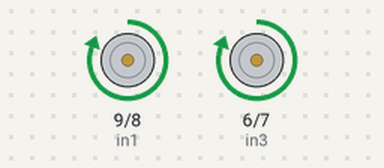
Bench run of a sketch on a simulated Arduino Uno, built with avr-gcc and run on an emulated ATmega328P. On the bench: motor-driver pin pairs drawn as motors (green arrow = first pin HIGH = forward, orange = second pin HIGH = backward, longer = more drive, scaled by the enable pin).

Above: at 1.0 s.
At 3.0 s:
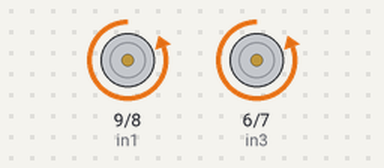
Timing chart, 0 to 5.2 s (numbered marks = the images above):
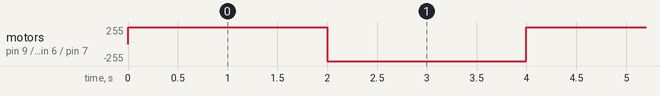

The sketch:

03_motor_1_twoMotors.ino
```cpp
int enA = 10;
int in1 = 9;
int in2 = 8;

int enB = 5;
int in3 = 6;
int in4 = 7;

void setup() {
  // Set all the motor control pins to outputs
  pinMode(enA, OUTPUT);
  pinMode(enB, OUTPUT);
  pinMode(in1, OUTPUT);
  pinMode(in2, OUTPUT);
  pinMode(in3, OUTPUT);
  pinMode(in4, OUTPUT);

  // Turn off motors - Initial state
  digitalWrite(in1, LOW);
  digitalWrite(in2, LOW);
  digitalWrite(in3, LOW);
  digitalWrite(in4, LOW);
}

void loop() {
  analogWrite(enA, 255);
  digitalWrite(in1, HIGH);
  digitalWrite(in2, LOW);

  analogWrite(enB, 255);
  digitalWrite(in3, HIGH);
  digitalWrite(in4, LOW);
  delay(2000);

  //reverse
  analogWrite(enA, 255);
  digitalWrite(in1, LOW);
  digitalWrite(in2, HIGH);

  analogWrite(enB, 255);
  digitalWrite(in3, LOW);
  digitalWrite(in4, HIGH);
  delay(2000);
}
```

Measured:
- by itself, motor on pin 9 (in1) / pin 8 (in2), motor on pin 6 (in3) / pin 7 (in4): alternates forward 255/255 for 2.0 s and backward 255/255 for 2.0 s
